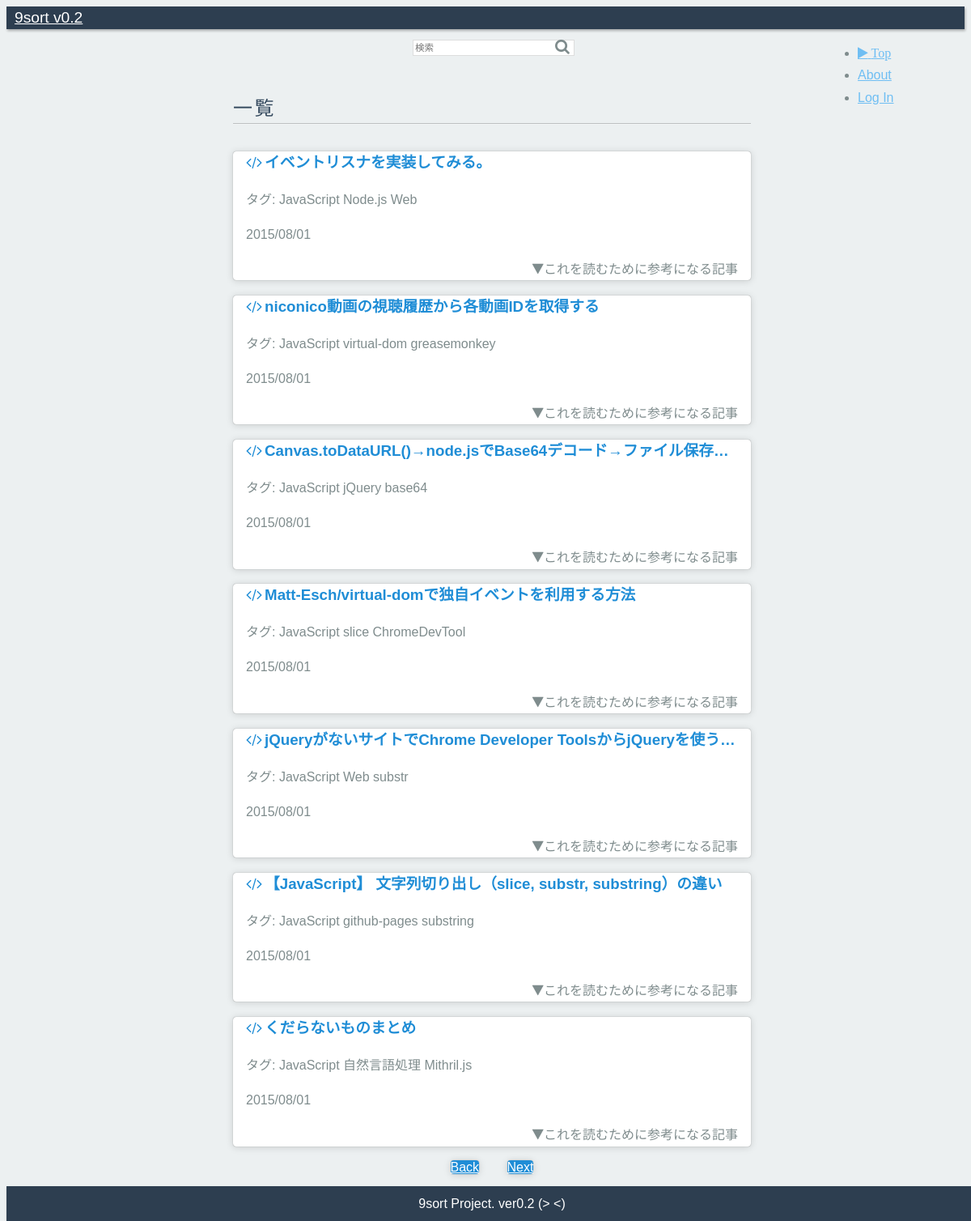
The page /index.php?p=3 on the database as committed earlier.
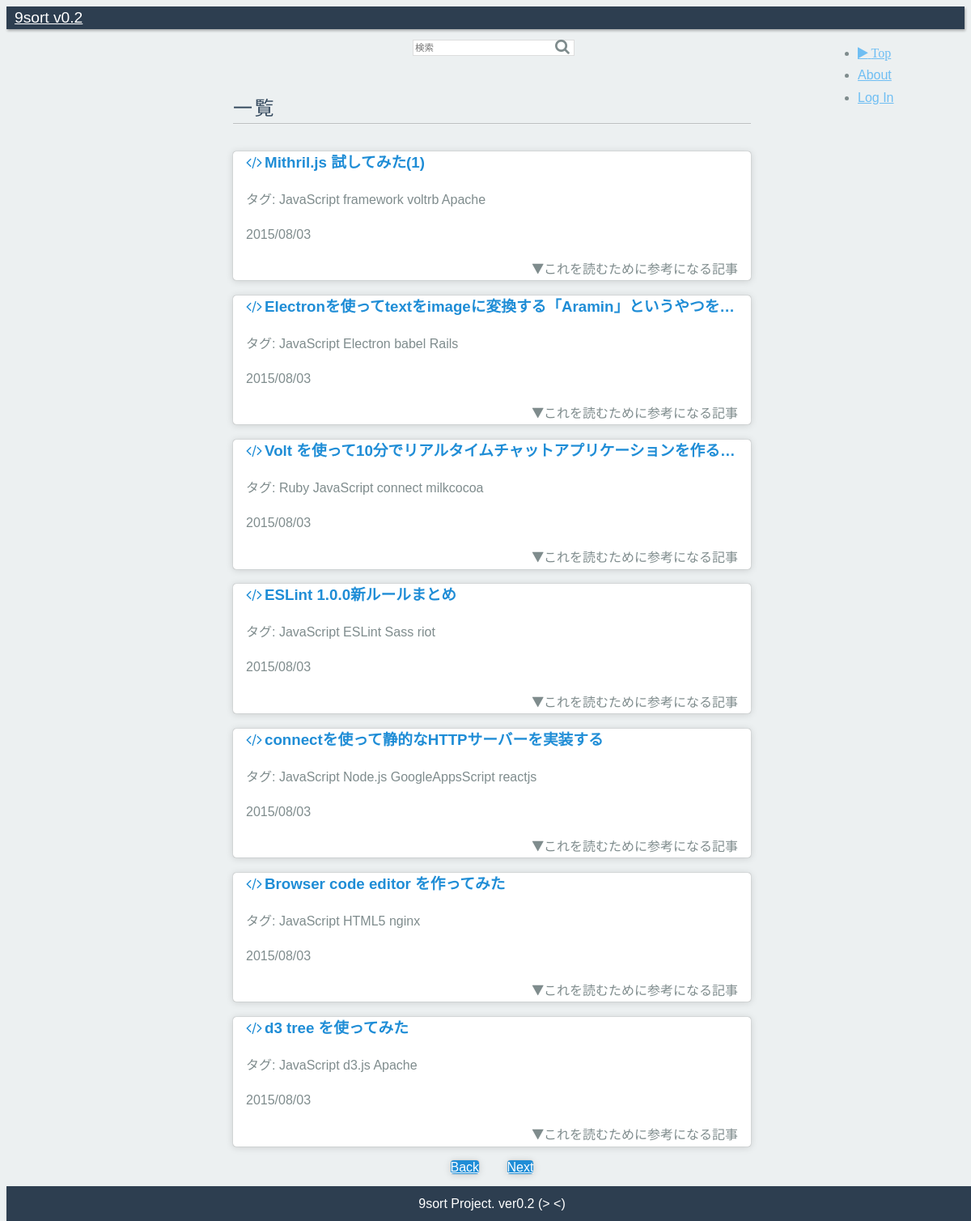
The same page on the database as committed later.
### tables this page shows
CREATE TABLE qiita_js(id integer primary key, title text, url text unique not null, date text, tag1 text, tag2 text, tag3 text, tag4 text, stocks integer, score integer);

### index.php (the view, shortened to what this page needs)
<?php
$SqLite3Path = "./crawl/9sort.sqlite3";
$offset = 0;
$page   = 1;
$key    = "";
$query  = "select * from qiita_js  union
select * from hatena_js union
select * from qiita_php union
select * from hatena_php
order by date desc limit 7 offset ";
$nineSortDB = new SQLite3($SqLite3Path);
if(isset($_GET["p"]) && ctype_digit($_GET["p"]) && 0 < $_GET["p"]) {
  $offset = htmlspecialchars(($_GET["p"]-1)*7);
  $page   = htmlspecialchars($_GET["p"]);
}
$backLink = "<a class='pure-button' href='./index.php?p=".($page-1)."'>Back</a>";
$nextLink = "<a class='pure-button nextbtn' href='./index.php?p=".($page+1)."'>Next</a>";
$queryResults = $nineSortDB->query($query.$offset.";");
?>
<!doctype html>
<html lang="ja">
<head>
  <link rel="stylesheet" href="//yui.yahooapis.com/pure/0.6.0/pure-min.css">
  <link rel="stylesheet" href="//maxcdn.bootstrapcdn.com/font-awesome/4.3.0/css/font-awesome.min.css">
  <link rel="stylesheet" href="css/common.css">
</head>
<body>
  <div class="header">
    <div class="home-menu pure-menu pure-menu-horizontal pure-menu-scrollable pure-menu-fixed">
      <a class="pure-menu-heading" href="./index.php">9sort v0.2</a>
      <form class="pure-menu-heading pure-form" method="get" action="index.php">
        <search class="search">
          <input type="text" class="pure-input-rounded" placeholder="検索" name="q" value="<?php echo $key; ?>">
          <button type="submit" class="search-btn fa fa-search"></button>
        </search>
      </form>
      <ul class="pure-menu-list">
        <li class="pure-menu-item"><a href="index.php" class="pure-menu-link fa fa-play"> Top</a></li>
        <li class="pure-menu-item"><a href="" class="pure-menu-link">About</a></li>
        <li class="pure-menu-item"><a href="" class="pure-menu-link">Log In</a></li>
      </ul>
    </div>
  </div>
  <div class="content-wrapper">
    <div class="content">
      <h2 class="content-head">一覧</h2>
      <div class="pure-g">
        <?php
        $article = $queryResults->fetchArray(SQLITE3_ASSOC);
        $i = 0;
        while($article):
          $article['title'] = htmlspecialchars($article['title'], ENT_QUOTES|ENT_HTML5);
          $tags = htmlspecialchars("タグ: {$article['tag1']} {$article['tag2']} {$article['tag3']} {$article['tag4']}");
          $tags = str_replace(' 0', '', $tags);
        ?>
          <div class="article">
            <label for="Panel<?php echo $i;?>">
              <div class="l-box pure-u-1 pure-u-md-1 pure-u-lg-1">
                <h3 class="content-subhead">
                  <?php echo "<a href='{$article['url']}' target='_blank'><i class='fa fa-code'></i>{$article['title']}</a>"; ?>
                </h3>
                <?php
                echo "<p>{$tags}</p>";
                echo "<p>{$article["date"]}</p>"
                ?>
                <div class="is-right">
                  <i class="fa fa-play fa-rotate-90"></i>これを読むために参考になる記事
                </div>
              </div>
            </label>
          </div>
        <?php
          $i++;
          $article = $queryResults->fetchArray(SQLITE3_ASSOC);
        endwhile;
        ?>
      </div>
      <div class="linkbtn is-center">
        <?php echo $backLink; ?>
        <?php echo $nextLink; ?>
      </div>
    </div>
    <div class="footer is-center">
      9sort Project. ver0.2 (> <)
    </div>
  </div>
</body>
</html>

Rows that differ between the two databases and show on the page:
no longer on this page (row unchanged): qiita_js: title "イベントリスナを実装してみる。", tags "タグ: JavaScript Node.js Web", date "2015/08/01"
no longer on this page (row unchanged): qiita_js: title "niconico動画の視聴履歴から各動画IDを取得する", tags "タグ: JavaScript virtual-dom greasemonkey", date "2015/08/01"
no longer on this page (row unchanged): qiita_js: title "Canvas.toDataURL()→node.jsでBase64デコード→ファイル保存…", tags "タグ: JavaScript jQuery base64", date "2015/08/01"
no longer on this page (row unchanged): qiita_js: title "Matt-Esch/virtual-domで独自イベントを利用する方法", tags "タグ: JavaScript slice ChromeDevTool", date "2015/08/01"
no longer on this page (row unchanged): qiita_js: title "jQueryがないサイトでChrome Developer ToolsからjQueryを使う…", tags "タグ: JavaScript Web substr", date "2015/08/01"
no longer on this page (row unchanged): qiita_js: title "【JavaScript】 文字列切り出し（slice, substr, substring）の違い", tags "タグ: JavaScript github-pages substring", date "2015/08/01"
no longer on this page (row unchanged): qiita_js: title "くだらないものまとめ", tags "タグ: JavaScript 自然言語処理 Mithril.js", date "2015/08/01"
added qiita_js: title "Mithril.js 試してみた(1)", tags "タグ: JavaScript framework voltrb Apache", date "2015/08/03"
added qiita_js: title "Electronを使ってtextをimageに変換する「Aramin」というやつを…", tags "タグ: JavaScript Electron babel Rails", date "2015/08/03"
added qiita_js: title "Volt を使って10分でリアルタイムチャットアプリケーションを作る…", tags "タグ: Ruby JavaScript connect milkcocoa", date "2015/08/03"
added qiita_js: title "ESLint 1.0.0新ルールまとめ", tags "タグ: JavaScript ESLint Sass riot", date "2015/08/03"
added qiita_js: title "connectを使って静的なHTTPサーバーを実装する", tags "タグ: JavaScript Node.js GoogleAppsScript reactjs", date "2015/08/03"
added qiita_js: title "Browser code editor を作ってみた", tags "タグ: JavaScript HTML5 nginx", date "2015/08/03"
added qiita_js: title "d3 tree を使ってみた", tags "タグ: JavaScript d3.js Apache", date "2015/08/03"
